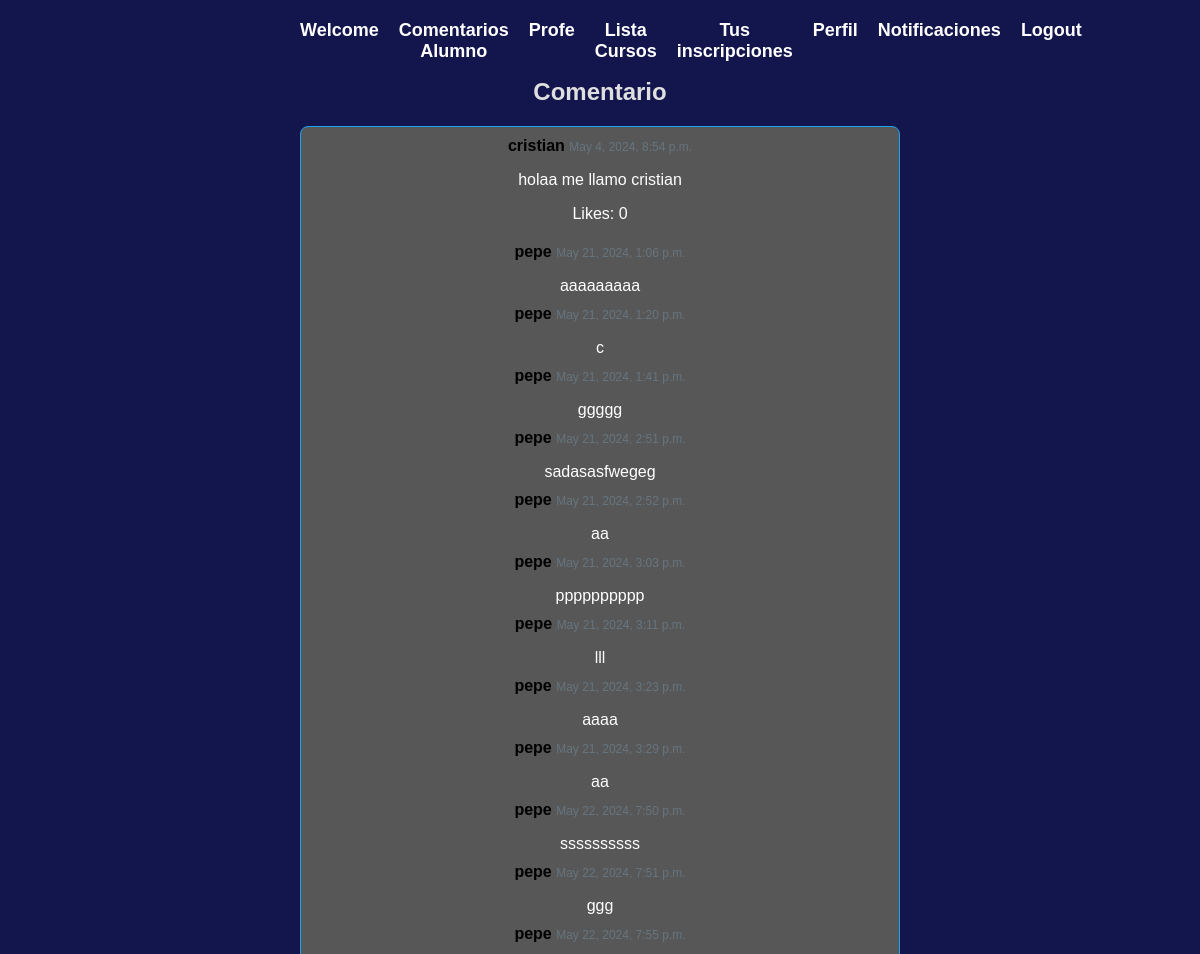
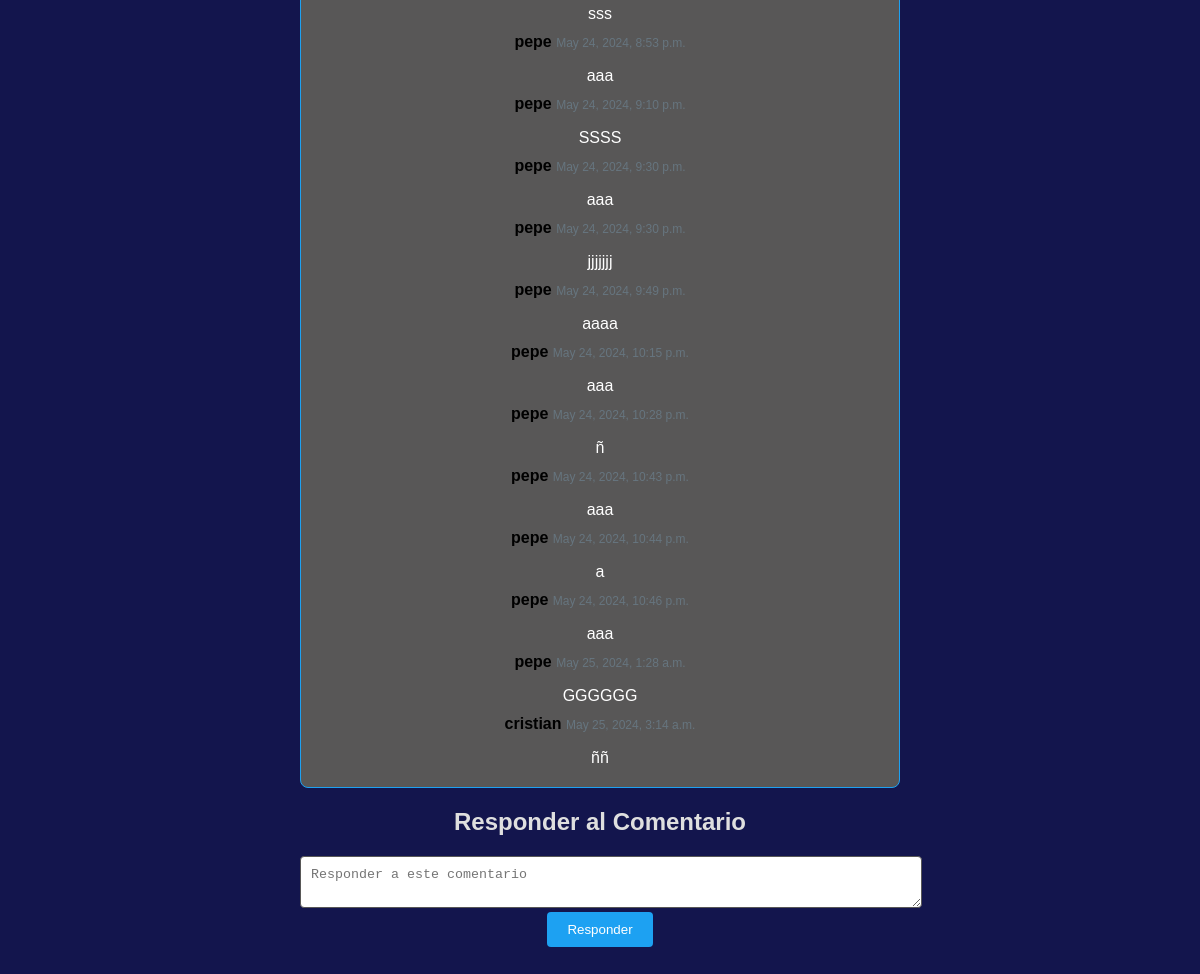
Screenshot of /nueva_respuesta/1/ (signed in) with the database file from the repository (2 pictures, top to bottom).
### myapp/models.py (models this page shows, shortened)
class Comentario(models.Model):
    alumno = models.ForeignKey(User, on_delete=models.CASCADE)
    texto = models.TextField()
    fecha_creacion = models.DateTimeField(auto_now_add=True)
    likes = models.ManyToManyField(User, related_name='comentarios_likes', blank=True)

class Respuesta(models.Model):
    comentario_padre = models.ForeignKey(Comentario, on_delete=models.CASCADE, related_name='respuestas')
    autor = models.ForeignKey(User, on_delete=models.CASCADE)
    texto = models.TextField()
    fecha_creacion = models.DateTimeField(auto_now_add=True)

### myapp/views.py (the view, shortened to what this page needs)
# urls.py: path('nueva_respuesta/<int:comentario_id>/', views.nueva_respuesta, name='nueva_respuesta'),
def nueva_respuesta(request, comentario_id):
    comentario = get_object_or_404(Comentario, pk=comentario_id)
    respuestas = Respuesta.objects.filter(comentario_padre=comentario)
    notificaciones = Notificacion.objects.filter(destinatario=request.user, vista=False)
    notificaciones.update(vista=True)
    return render(request, 'nueva_respuesta.html', {'comentario': comentario, 'respuestas': respuestas, 'notificaciones': notificaciones})

### myapp/templates/nueva_respuesta.html (shortened to what this page needs)
{% load static %}
<!DOCTYPE html>
<html lang="en">
<head>
    <link rel="stylesheet" type="text/css" href="{% static 'css/comentarios.css' %}">
    <link rel="stylesheet" type="text/css" href="{% static 'css/styles.css' %}">
</head>
<body>
    <div class="container">
        <ul class="navbar-links">
            <li><a href="/">Welcome</a></li>
            <li><a href="/comentarios_alumno/">Comentarios Alumno</a></li>
            <li><a href="/profe/">Profe</a></li>
            <li><a href="/lista-cursos/">Lista Cursos</a></li>
            {% if user.is_authenticated %}
            <li><a href="{% url 'cursos_inscritos' %}">Tus inscripciones</a></li>
            <li><a href="/perfil/">Perfil</a></li>
            <li>
                <a href="#" id="notificaciones" data-url="{% url 'notificaciones' %}" class="notificaciones-link {{ notificaciones_class }}">{{ notificaciones_no_vistas }} Notificaciones</a>
            </li>
            {% endif %}
            <li>
              {% if user.is_authenticated %}
              <a href="{% url 'user_logout' %}">Logout</a>
              {% else %}
              <a href="{% url 'user_login' %}">Login</a>
              {% endif %}
            </li>
        </ul>
        <h1>Comentario</h1>
        <ul>
            <li class="tweet-container">
                <div class="tweet-header">
                    <span class="tweet-username">{{ comentario.alumno.username }}</span>
                    <span class="tweet-timestamp">{{ comentario.fecha_creacion }}</span>
                </div>
                <p class="tweet-text">{{ comentario.texto }}</p>
                <p>Likes: {{ comentario.likes.count }}</p>
                <ul class="respuestas">
                    {% for respuesta in comentario.respuestas.all %}
                    <li class="response-item">
                        <div class="tweet-header">
                            <span class="tweet-username">{{ respuesta.autor.username }}</span>
                            <span class="tweet-timestamp">{{ respuesta.fecha_creacion }}</span>
                        </div>
                        <p class="tweet-text">{{ respuesta.texto }}</p>
                    </li>
                    {% endfor %}
                </ul>
            </li>
        </ul>
        <h2>Responder al Comentario</h2>
        <form method="post" action="{% url 'nueva_respuesta' comentario.id %}">
            <textarea name="texto" placeholder="Responder a este comentario" class="response-textarea"></textarea>
            <button type="submit" class="response-button">Responder</button>
        </form>
    </div>
</body>
</html>

### myapp/static/css/comentarios.css (style rules this page uses)
.container { max-width: 600px; margin: 0 auto; padding: 20px; }
h1 { font-size: 24px; margin-bottom: 20px; }
form { margin-bottom: 20px; }
textarea { width: 100%; padding: 10px; border: 1px solid #585757; border-radius: 4px; }
.tweet-container { background-color: #585757; border: 1px solid #1da1f2; border-radius: 8px; padding: 10px; margin-bottom: 20px; }
.tweet-header { margin-bottom: 10px; }
.tweet-username { font-weight: bold; }
.tweet-timestamp { color: #66757f; font-size: 12px; }
.tweet-text { margin-bottom: 10px; }
.respuestas { list-style: none; padding-left: 0; }
.respuestas li { margin-bottom: 10px; }

### myapp/static/css/styles.css (style rules this page uses)
body { font-family: Arial, sans-serif; margin: 0; padding: 0; background-color: #13154d; text-align: center; }
.navbar-links { list-style-type: none; display: flex; margin: 0; padding: 0; color: #f7f6f6; font-size: 18px; font-weight: bold; }
.navbar-links li { margin-right: 20px; }
.navbar-links li a { color: #fff; text-decoration: none; }
h1, h2 { color: #dfdfdf; }
p { color: #ffffff; }
ul { list-style-type: none; padding: 0; }
button { padding: 10px 20px; background-color: #1da1f2; color: white; border: none; border-radius: 4px; cursor: pointer; display: inline-block; }

### rows the page displays
Comentario: alumno.username "cristian", fecha_creacion "May 4, 2024, 8:54 p.m.", texto "holaa me llamo cristian", likes.count "0"
Respuesta: autor.username "pepe", fecha_creacion "May 21, 2024, 1:06 p.m.", texto "aaaaaaaaa"
Respuesta: autor.username "pepe", fecha_creacion "May 21, 2024, 1:20 p.m.", texto "c"
Respuesta: autor.username "pepe", fecha_creacion "May 21, 2024, 1:41 p.m.", texto "ggggg"
Respuesta: autor.username "pepe", fecha_creacion "May 21, 2024, 2:51 p.m.", texto "sadasasfwegeg"
Respuesta: autor.username "pepe", fecha_creacion "May 21, 2024, 2:52 p.m.", texto "aa"
Respuesta: autor.username "pepe", fecha_creacion "May 21, 2024, 3:03 p.m.", texto "pppppppppp"
Respuesta: autor.username "pepe", fecha_creacion "May 21, 2024, 3:11 p.m.", texto "lll"
Respuesta: autor.username "pepe", fecha_creacion "May 21, 2024, 3:23 p.m.", texto "aaaa"
Respuesta: autor.username "pepe", fecha_creacion "May 21, 2024, 3:29 p.m.", texto "aa"
Respuesta: autor.username "pepe", fecha_creacion "May 22, 2024, 7:50 p.m.", texto "ssssssssss"
Respuesta: autor.username "pepe", fecha_creacion "May 22, 2024, 7:51 p.m.", texto "ggg"
Respuesta: autor.username "pepe", fecha_creacion "May 22, 2024, 7:55 p.m.", texto "sss"
Respuesta: autor.username "pepe", fecha_creacion "May 24, 2024, 8:53 p.m.", texto "aaa"
Respuesta: autor.username "pepe", fecha_creacion "May 24, 2024, 9:10 p.m.", texto "SSSS"
Respuesta: autor.username "pepe", fecha_creacion "May 24, 2024, 9:30 p.m.", texto "aaa"
Respuesta: autor.username "pepe", fecha_creacion "May 24, 2024, 9:30 p.m.", texto "jjjjjjj"
Respuesta: autor.username "pepe", fecha_creacion "May 24, 2024, 9:49 p.m.", texto "aaaa"
Respuesta: autor.username "pepe", fecha_creacion "May 24, 2024, 10:15 p.m.", texto "aaa"
Respuesta: autor.username "pepe", fecha_creacion "May 24, 2024, 10:28 p.m.", texto "ñ"
Respuesta: autor.username "pepe", fecha_creacion "May 24, 2024, 10:43 p.m.", texto "aaa"
Respuesta: autor.username "pepe", fecha_creacion "May 24, 2024, 10:44 p.m.", texto "a"
Respuesta: autor.username "pepe", fecha_creacion "May 24, 2024, 10:46 p.m.", texto "aaa"
Respuesta: autor.username "pepe", fecha_creacion "May 25, 2024, 1:28 a.m.", texto "GGGGGG"
Respuesta: autor.username "cristian", fecha_creacion "May 25, 2024, 3:14 a.m.", texto "ññ"
